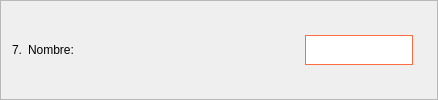
              <widget class="QFrame" name="frame_80">
               <property name="frameShape">
                <enum>QFrame::StyledPanel</enum>
               </property>
               <property name="frameShadow">
                <enum>QFrame::Raised</enum>
               </property>
               <layout class="QHBoxLayout" name="horizontalLayout_79">
                <item>
                 <widget class="QLabel" name="label_237">
                  <property name="styleSheet">
                   <string notr="true">color: black;
font: 12pt &quot;Segoe UI&quot;;</string>
                  </property>
                  <property name="text">
                   <string>7.</string>
                  </property>
                 </widget>
                </item>
                <item>
                 <widget class="QLabel" name="label_238">
                  <property name="styleSheet">
                   <string notr="true">color: black;
font: 12pt &quot;Segoe UI&quot;;</string>
                  </property>
                  <property name="text">
                   <string>Nombre:</string>
                  </property>
                 </widget>
                </item>
                <item>
                 <spacer name="horizontalSpacer_28">
                  <property name="orientation">
                   <enum>Qt::Horizontal</enum>
                  </property>
                  <property name="sizeType">
                   <enum>QSizePolicy::Expanding</enum>
                  </property>
                  <property name="sizeHint" stdset="0">
                   <size>
                    <width>225</width>
                    <height>20</height>
                   </size>
                  </property>
                 </spacer>
                </item>
                <item>
                 <widget class="QLineEdit" name="nombre_line_edit_43">
                  <property name="minimumSize">
                   <size>
                    <width>0</width>
                    <height>30</height>
                   </size>
                  </property>
                  <property name="maximumSize">
                   <size>
                    <width>150</width>
                    <height>16777215</height>
                   </size>
                  </property>
                  <property name="styleSheet">
                   <string notr="true">background-color: white;
border: 1px solid #ff6e40;
color: black;
font: 18pt &quot;Segoe UI&quot;;</string>
                  </property>
                 </widget>
                </item>
                <item>
                 <widget class="QLabel" name="label_239">
                  <property name="styleSheet">
                   <string notr="true">color: black;
font: 12pt &quot;Segoe UI&quot;;</string>
                  </property>
                  <property name="text">
                   <string/>
                  </property>
                 </widget>
                </item>
               </layout>
              </widget>
